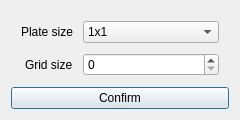
<?xml version="1.0" encoding="UTF-8"?>
<ui version="4.0">
 <class>CreatorGridSettings</class>
 <widget class="QDialog" name="CreatorGridSettings">
  <property name="geometry">
   <rect>
    <x>0</x>
    <y>0</y>
    <width>240</width>
    <height>120</height>
   </rect>
  </property>
  <property name="sizePolicy">
   <sizepolicy hsizetype="Preferred" vsizetype="Preferred">
    <horstretch>0</horstretch>
    <verstretch>0</verstretch>
   </sizepolicy>
  </property>
  <property name="windowTitle">
   <string>Dialog</string>
  </property>
  <layout class="QVBoxLayout" name="verticalLayout">
   <item>
    <layout class="QFormLayout" name="formLayout">
     <property name="fieldGrowthPolicy">
      <enum>QFormLayout::AllNonFixedFieldsGrow</enum>
     </property>
     <property name="rowWrapPolicy">
      <enum>QFormLayout::DontWrapRows</enum>
     </property>
     <property name="labelAlignment">
      <set>Qt::AlignRight|Qt::AlignTrailing|Qt::AlignVCenter</set>
     </property>
     <property name="formAlignment">
      <set>Qt::AlignLeading|Qt::AlignLeft|Qt::AlignTop</set>
     </property>
     <property name="horizontalSpacing">
      <number>10</number>
     </property>
     <property name="verticalSpacing">
      <number>10</number>
     </property>
     <property name="leftMargin">
      <number>10</number>
     </property>
     <property name="topMargin">
      <number>10</number>
     </property>
     <property name="rightMargin">
      <number>10</number>
     </property>
     <property name="bottomMargin">
      <number>0</number>
     </property>
     <item row="0" column="0">
      <widget class="QLabel" name="studsPerPlateLabel">
       <property name="text">
        <string>Plate size</string>
       </property>
      </widget>
     </item>
     <item row="0" column="1">
      <widget class="QComboBox" name="studsPerPlateComboBox">
       <property name="currentIndex">
        <number>0</number>
       </property>
       <item>
        <property name="text">
         <string>1x1</string>
        </property>
       </item>
       <item>
        <property name="text">
         <string>2x2</string>
        </property>
       </item>
       <item>
        <property name="text">
         <string>4x4</string>
        </property>
       </item>
       <item>
        <property name="text">
         <string>8x8</string>
        </property>
       </item>
       <item>
        <property name="text">
         <string>16x16</string>
        </property>
       </item>
       <item>
        <property name="text">
         <string>32x32</string>
        </property>
       </item>
      </widget>
     </item>
     <item row="1" column="0">
      <widget class="QLabel" name="gridSizeLabel">
       <property name="text">
        <string>Grid size</string>
       </property>
      </widget>
     </item>
     <item row="1" column="1">
      <widget class="QSpinBox" name="gridSizeSpinBox"/>
     </item>
    </layout>
   </item>
   <item>
    <widget class="QPushButton" name="pushButton">
     <property name="text">
      <string>Confirm</string>
     </property>
    </widget>
   </item>
  </layout>
 </widget>
 <resources/>
 <connections/>
</ui>
